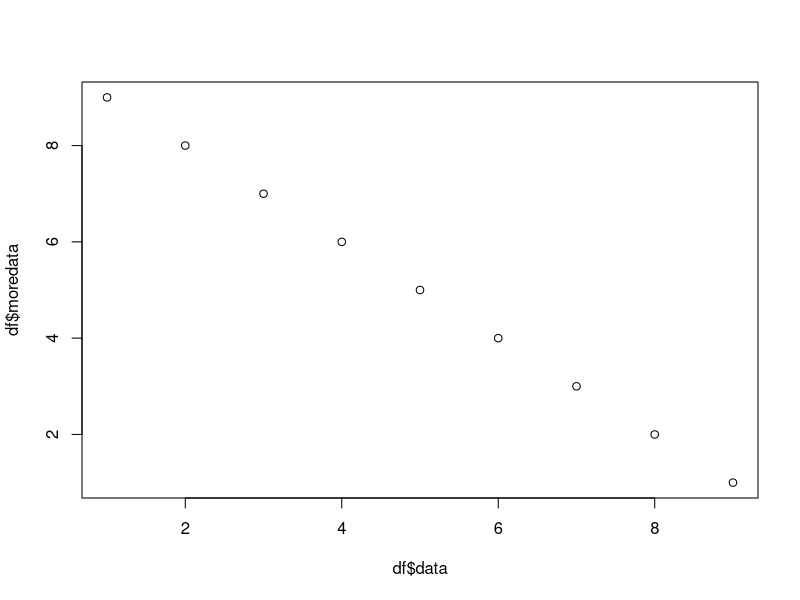

This figure's R source:
## ---- chunk 1
knitr::opts_chunk$set(echo = TRUE)
## ---- chunk 2
library(tidyverse)

data = c(1,2,3,4,5,6,7,8,9)
moredata = c(9,8,7,6,5,4,3,2,1)
df = data.frame(data, moredata)

# Adding more code to push
plot(df$data, df$moredata)
